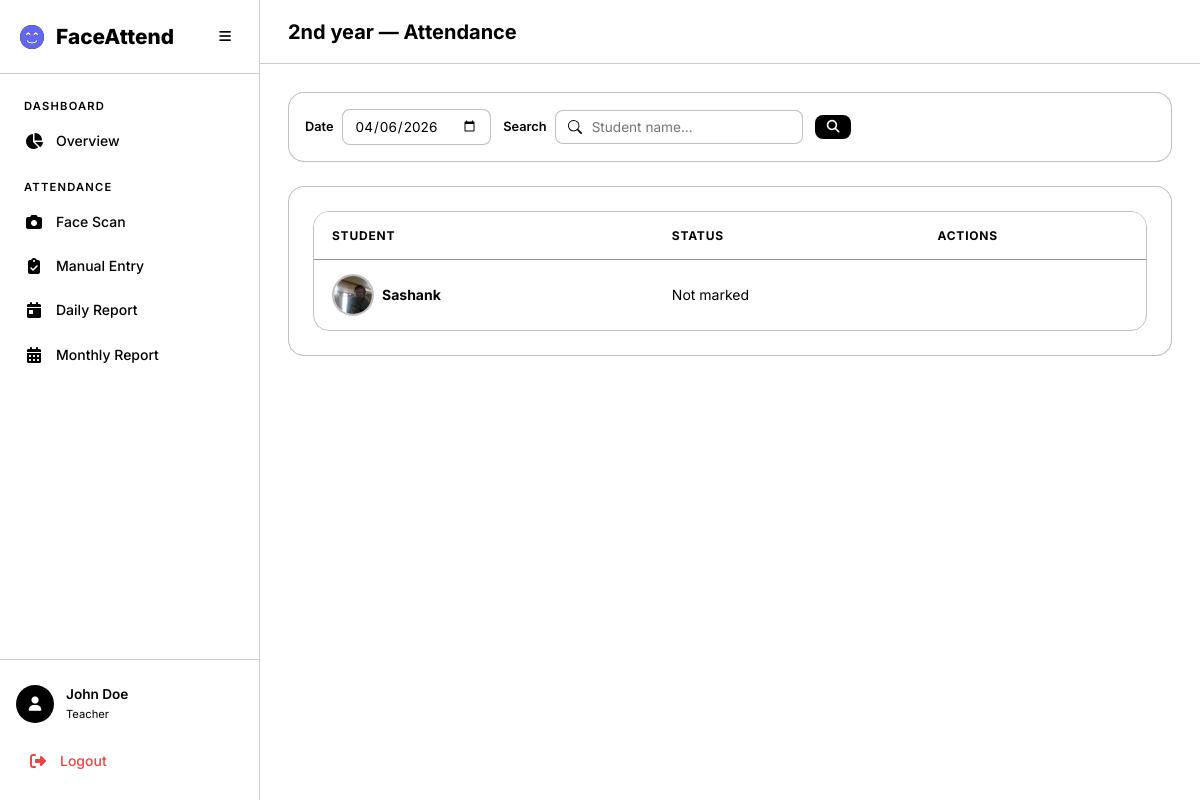
Page /attendance/teacher/class/2/ (signed in) on the committed database.
### accounts/models.py (models this page shows, shortened)
class User(AbstractUser):
    class Role(models.TextChoices):
        ADMIN = 'admin', 'Admin'
        TEACHER = 'teacher', 'Teacher'
        STUDENT = 'student', 'Student'
    role = models.CharField(
        max_length=10,
        choices=Role.choices,
        default=Role.STUDENT,
    )
    phone = models.CharField(max_length=20, blank=True)
    profile_image = models.ImageField(upload_to='profiles/', blank=True, null=True)

### academics/models.py (models this page shows, shortened)
class AcademicClass(models.Model):
    name = models.CharField(max_length=200)
    faculty = models.ForeignKey(Faculty, on_delete=models.CASCADE, related_name='classes')
    teacher = models.ForeignKey(
        settings.AUTH_USER_MODEL,
        on_delete=models.SET_NULL,
        null=True, blank=True,
        related_name='assigned_classes',
        limit_choices_to={'role': 'teacher'},
    )
    created_at = models.DateTimeField(auto_now_add=True)
    updated_at = models.DateTimeField(auto_now=True)
    class Meta:
        verbose_name_plural = 'Classes'
        ordering = ['faculty__name', 'name']
        unique_together = ['name', 'faculty']

class Student(models.Model):
    user = models.OneToOneField(
        settings.AUTH_USER_MODEL,
        on_delete=models.CASCADE,
        related_name='student_profile',
        null=True, blank=True,
    )
    full_name = models.CharField(max_length=300)
    profile_image = models.ImageField(upload_to='students/profiles/')
    face_encoding = models.BinaryField(null=True, blank=True, help_text='128-d face encoding as bytes')
    enrollment_year = models.PositiveIntegerField()
    faculty = models.ForeignKey(Faculty, on_delete=models.CASCADE, related_name='students')
    academic_class = models.ForeignKey(AcademicClass, on_delete=models.CASCADE, related_name='students')
    phone = models.CharField(max_length=20, blank=True)
    guardian_phone = models.CharField(max_length=20, blank=True)
    is_phone_flagged = models.BooleanField(
        default=False,
        help_text='Mark this when the student phone number is incorrect.',
    )
    is_active = models.BooleanField(default=True)
    created_at = models.DateTimeField(auto_now_add=True)
    updated_at = models.DateTimeField(auto_now=True)
    class Meta:
        ordering = ['full_name']

### attendance/views.py (the view)
# urls.py: path('teacher/class/<int:class_id>/', views.teacher_class_attendance, name='teacher_class'),
@login_required
@teacher_required
def teacher_class_attendance(request, class_id):
    ac = get_object_or_404(AcademicClass, pk=class_id, teacher=request.user)
    students = Student.objects.filter(academic_class=ac, is_active=True)
    today = timezone.localdate()
    selected_date = request.GET.get('date', today.isoformat())
    search = request.GET.get('search', '')
    if search:
        students = students.filter(full_name__icontains=search)
    attendance_records = Attendance.objects.filter(
        student__in=students, date=selected_date
    ).select_related('student')
    att_map = {a.student_id: a for a in attendance_records}
    student_list = []
    for s in students:
        att = att_map.get(s.id)
        student_list.append({
            'student': s,
            'attendance': att,
            'status': att.status if att else 'unmarked',
        })
    return render(request, 'attendance/teacher_class.html', {
        'class': ac,
        'student_list': student_list,
        'selected_date': selected_date,
        'search': search,
        'today': today,
    })

### templates/attendance/teacher_class.html (shortened to what this page needs)
{% extends 'base.html' %}
{% block page_title %}{{ class.name }} — Attendance{% endblock %}
{% block content %}
<div class="animate-fade-in">
    <form method="get" class="filters-bar mb-3">
        <div class="filter-group">
            <label>Date</label>
            <input type="date" name="date" value="{{ selected_date }}" class="filter-input"
                onchange="this.form.submit()">
        </div>
        <div class="filter-group">
            <label>Search</label>
            <input type="text" name="search" value="{{ search }}" placeholder="Student name..." class="search-input">
        </div>
        <button type="submit" class="btn btn-sm btn-primary"><i class="fas fa-search"></i></button>
    </form>
    <div class="card">
        <div class="table-container">
            <table class="data-table">
                <thead>
                    <tr>
                        <th>Student</th>
                        <th>Status</th>
                        <th>Actions</th>
                    </tr>
                </thead>
                <tbody>
                    {% for item in student_list %}
                    <tr>
                        <td>
                            <div class="d-flex align-center gap-1">
                                {% if item.student.profile_image %}
                                <img src="{{ item.student.profile_image.url }}" alt="" class="student-avatar">
                                {% endif %}
                                <strong>{{ item.student.full_name }}</strong>
                            </div>
                        </td>
                        <td>
                            {% if item.attendance %}
                            <span class="badge badge-{{ item.status }}">{{ item.attendance.get_status_display }}</span>
                            {% else %}
                            <span class="text-muted">Not marked</span>
                            {% endif %}
                        </td>
                        <td>
                        </td>
                    </tr>
                    {% empty %}
                    <tr>
                        <td colspan="3" class="text-center text-muted">No students found.</td>
                    </tr>
                    {% endfor %}
                </tbody>
            </table>
        </div>
    </div>
</div>
{% endblock %}

### templates/base.html (shortened to what this page needs)
<!DOCTYPE html>
<html lang="en" data-theme="dark">
<head>
    <link rel="stylesheet" href="https://cdnjs.cloudflare.com/ajax/libs/font-awesome/6.5.1/css/all.min.css">
    {% load static %}
    <link rel="stylesheet" href="{% static 'css/style.css' %}">
</head>
<body>
    {% if user.is_authenticated %}
    <div class="app-layout">
        <aside class="sidebar" id="sidebar">
            <div class="sidebar-header">
                <div class="logo">
                    <i class="fas fa-face-smile-beam"></i>
                    <span>FaceAttend</span>
                </div>
                <button class="sidebar-toggle" id="sidebarToggle">
                    <i class="fas fa-bars"></i>
                </button>
            </div>
            <nav class="sidebar-nav">
                {% if user.role == 'admin' %}
                <div class="nav-section">
                    <span class="nav-section-title">Dashboard</span>
                    <a href="{% url 'academics:admin_dashboard' %}" class="nav-link {% if request.resolver_match.url_name == 'admin_dashboard' %}active{% endif %}">
                        <i class="fas fa-chart-pie"></i><span>Overview</span>
                    </a>
                </div>
                <div class="nav-section">
                    <span class="nav-section-title">Academic</span>
                    <a href="{% url 'academics:faculty_list' %}" class="nav-link {% if 'faculty' in request.resolver_match.url_name %}active{% endif %}">
                        <i class="fas fa-building-columns"></i><span>Faculties</span>
                    </a>
                    <a href="{% url 'academics:class_list' %}" class="nav-link {% if 'class' in request.resolver_match.url_name %}active{% endif %}">
                        <i class="fas fa-chalkboard"></i><span>Classes</span>
                    </a>
                    <a href="{% url 'academics:student_list' %}" class="nav-link {% if 'student' in request.resolver_match.url_name %}active{% endif %}">
                        <i class="fas fa-user-graduate"></i><span>Students</span>
                    </a>
                </div>
                <div class="nav-section">
                    <span class="nav-section-title">Attendance</span>
                    <a href="{% url 'attendance:camera' %}" class="nav-link {% if request.resolver_match.url_name == 'camera' %}active{% endif %}">
                        <i class="fas fa-camera"></i><span>Face Scan</span>
                    </a>
                    <a href="{% url 'attendance:manual' %}" class="nav-link {% if request.resolver_match.url_name == 'manual' %}active{% endif %}">
                        <i class="fas fa-clipboard-check"></i><span>Manual Entry</span>
                    </a>
                    <a href="{% url 'attendance:daily_report' %}" class="nav-link {% if request.resolver_match.url_name == 'daily_report' %}active{% endif %}">
                        <i class="fas fa-calendar-day"></i><span>Daily Report</span>
                    </a>
                    <a href="{% url 'attendance:monthly_report' %}" class="nav-link {% if request.resolver_match.url_name == 'monthly_report' %}active{% endif %}">
                        <i class="fas fa-calendar-alt"></i><span>Monthly Report</span>
                    </a>
                </div>
                {% elif user.role == 'teacher' %}
                <div class="nav-section">
                    <span class="nav-section-title">Dashboard</span>
                    <a href="{% url 'attendance:teacher_dashboard' %}" class="nav-link {% if request.resolver_match.url_name == 'teacher_dashboard' %}active{% endif %}">
                        <i class="fas fa-chart-pie"></i><span>Overview</span>
                    </a>
                </div>
                <div class="nav-section">
                    <span class="nav-section-title">Attendance</span>
                    <a href="{% url 'attendance:camera' %}" class="nav-link {% if request.resolver_match.url_name == 'camera' %}active{% endif %}">
                        <i class="fas fa-camera"></i><span>Face Scan</span>
                    </a>
                    <a href="{% url 'attendance:manual' %}" class="nav-link {% if request.resolver_match.url_name == 'manual' %}active{% endif %}">
                        <i class="fas fa-clipboard-check"></i><span>Manual Entry</span>
                    </a>
                    <a href="{% url 'attendance:daily_report' %}" class="nav-link {% if request.resolver_match.url_name == 'daily_report' %}active{% endif %}">
                        <i class="fas fa-calendar-day"></i><span>Daily Report</span>
                    </a>
                    <a href="{% url 'attendance:monthly_report' %}" class="nav-link {% if request.resolver_match.url_name == 'monthly_report' %}active{% endif %}">
                        <i class="fas fa-calendar-alt"></i><span>Monthly Report</span>
                    </a>
                </div>
                {% endif %}
            </nav>
            <div class="sidebar-footer">
                <div class="user-card">
                    <div class="user-avatar">
                        <i class="fas fa-user"></i>
                    </div>
                    <div class="user-info">
                        <span class="user-name">{{ user.get_full_name|default:user.username }}</span>
                        <span class="user-role">{{ user.get_role_display }}</span>
                    </div>
                </div>
                <a href="{% url 'accounts:logout' %}" class="nav-link logout-link">
                    <i class="fas fa-sign-out-alt"></i><span>Logout</span>
                </a>
            </div>
        </aside>
        <main class="main-content">
            <header class="top-bar">
                <h1 class="page-title">{% block page_title %}Dashboard{% endblock %}</h1>
            </header>
            <div class="content-area">
                {% block content %}{% endblock %}
            </div>
        </main>
    </div>
    {% else %}
    <div class="auth-layout">
        {% block auth_content %}{% endblock %}
    </div>
    {% endif %}
</body>
</html>

### rows in the picture
User: get_full_name "John Doe", role "Teacher"
AcademicClass: name "2nd year"
Student: student.profile_image (picture), student.full_name "Sashank"
